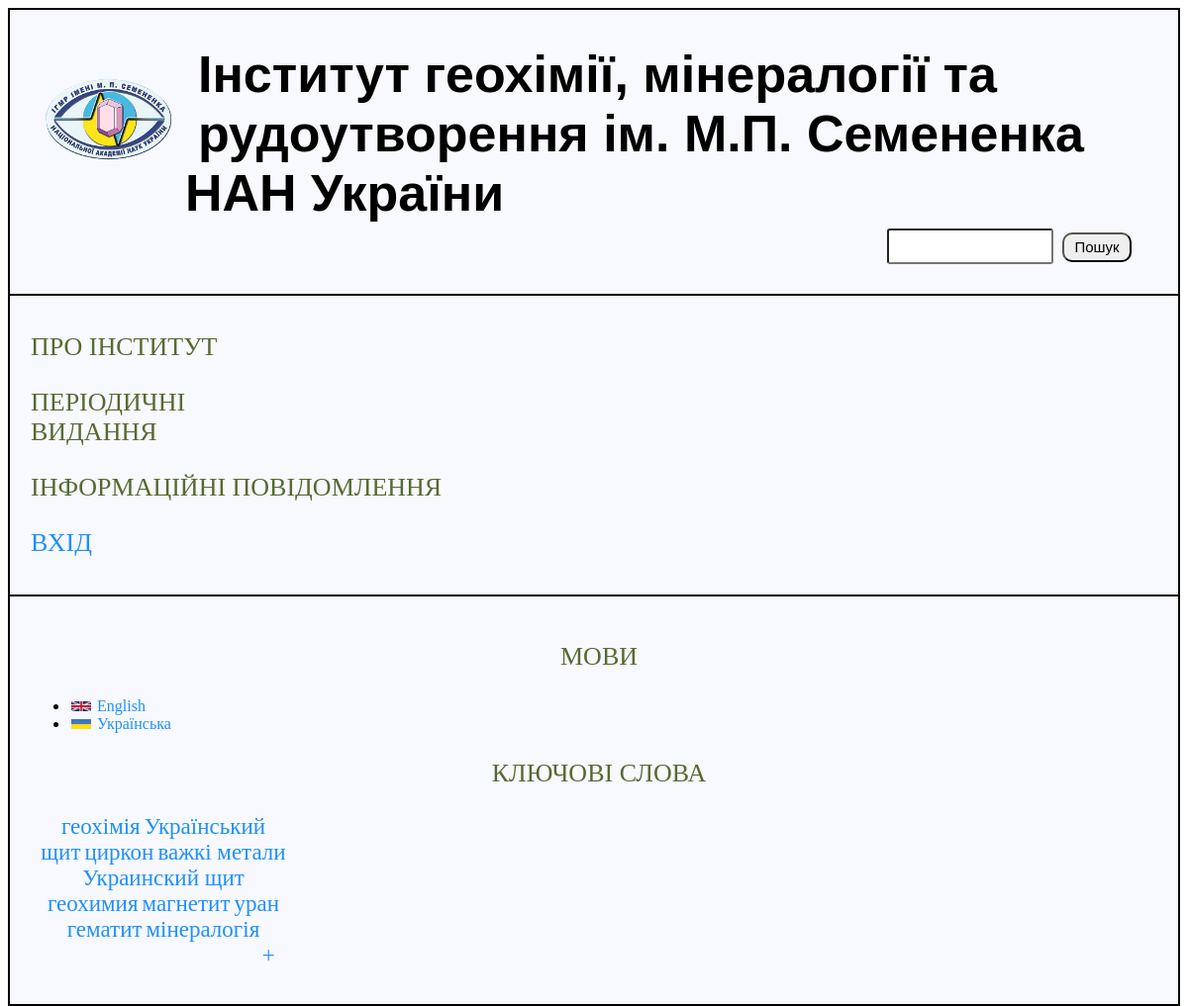
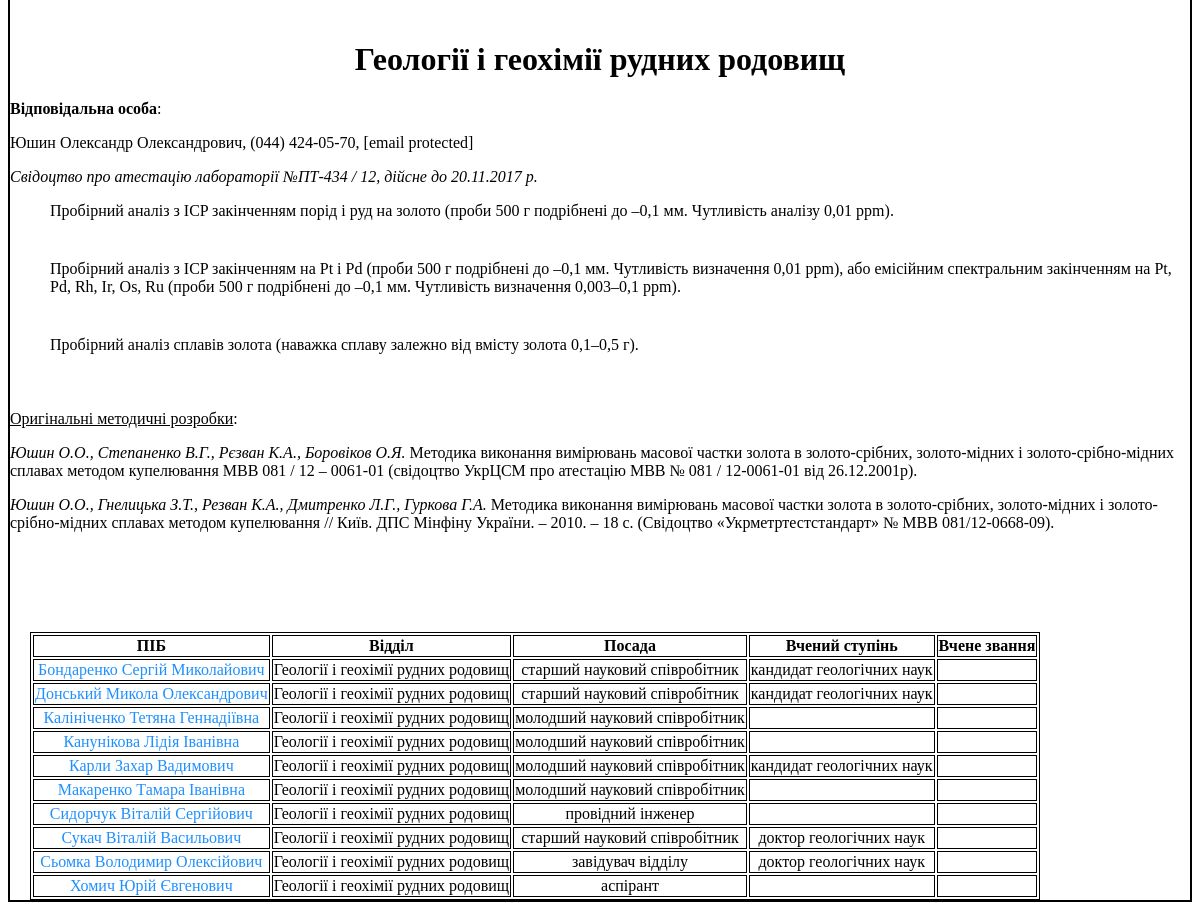
Screenshot of /view_section.php?id=2 with the database file from the repository (2 pictures, top to bottom).
### tables this page shows
CREATE TABLE `keywords` (
  `word_id` int(11) NOT NULL,
  `keyword` varchar(255) NOT NULL
);

CREATE TABLE `categories` (
  `id` tinyint(3) NOT NULL,
  `name` varchar(255) NOT NULL,
  `parent_id` tinyint(4) NOT NULL DEFAULT '0',
  `main` longtext NOT NULL,
  `p_a` varchar(255) NOT NULL
);

CREATE TABLE `employees` (
  `pid` int(11) NOT NULL,
  `PIB` varchar(255) NOT NULL,
  `section` varchar(255) NOT NULL,
  `post` varchar(255) NOT NULL,
  `degree` varchar(255) NOT NULL,
  `status` varchar(255) NOT NULL,
  `vid_id` int(11) NOT NULL,
  `pos_id` int(11) NOT NULL,
  `st_id` int(11) NOT NULL,
  `stat_id` int(11) NOT NULL,
  `visible` int(1) NOT NULL
);

### view_section.php (the view, shortened to what this page needs)
<?php
	$id = $_GET["id"];
?>
<!DOCTYPE html>
<html>
<head>
	<link rel="stylesheet" type="text/css" href="css/style.css">
	<link rel="stylesheet" type="text/css" href="css/reset.css">
</head>
<body>
	<div id="block-body">
	<header id="head">
		<div id="block-header">
			<?php
				include("include/block-header.php");
			?>
		</div>
	</header>
	<div id="block-left">
		<?php
			include("include/block-left.php");
		?>
	</div>
	<div id="block-right">
		<?php
			include("include/block-right.php");
		?>
	</div>
	<div id="block-content">
		<?php
		$result = mysql_query("SELECT * FROM categories WHERE id='$id'",$link);
	 				if (mysql_num_rows($result) > 0)
					{
 						$row = mysql_fetch_array($result);
 					do
 					{
					echo '
 						<h1>'.$row["name"].'</h1>
 						<a>'.$row["p_a"].'</a>
 						';
 					echo $row["main"];
 					}
    				while ($row = mysql_fetch_array($result));
				}
?>
<table id="table">
 			<thead>
	 		 	<tr>
	 				<th>ПІБ</th>
	 				<th>Відділ</th>
	 				<th>Посада</th>
	 				<th>Вчений ступінь</th>
	 				<th>Вчене звання</th>
	 			</tr>
 			</thead>
 			<tbody>
	 			<?php
	 				$result = mysql_query("SELECT * FROM  categories, employees WHERE categories.id = '$id' AND categories.name=employees.section",$link);
	 				if (mysql_num_rows($result) > 0)
					{
 						$row = mysql_fetch_array($result);
 					do
 					{
 						echo
 						'
 						<tr>
 							<td><a href="view_employee.php?pid='.$row["pid"].'&PIB='.$row["PIB"].'">'.$row["PIB"].'</a></td>
 							<td>'.$row["section"].'</td>
 							<td>'.$row["post"].'</td>
 							<td>'.$row["degree"].'</td>
 							<td>'.$row["status"].'</td>
 						</tr>
 						';
 					}
    				while ($row = mysql_fetch_array($result));
				}
	 			?>
 			</tbody>
 		</table>
	</div>
	</div>
</body>
</html>

### include/block-right.php (shortened to what this page needs)
<link rel="stylesheet" type="text/css" href="css/style.css">
<link rel="stylesheet" type="text/css" href="css/reset.css">
<div class="center">
    <p class="zaglavie">МОВИ</p>
<ul class="listik">
    <li><img src="img/uk.gif" class="lang"><a href="">English</a></li>
    <li><img src="img/ua.gif" class="lang"><a href="">Українська</a></li>
</ul>
<p class="zaglavie">КЛЮЧОВІ СЛОВА</p>
<p class="words">
    <?php
    $result=mysql_query("SELECT * FROM  keywords LIMIT 10");
        if (mysql_num_rows($result) > 0)
        {
            $row = mysql_fetch_array($result);
                do
                {
                    echo
                    '
                        <a href="view_keywords.php?keyword='.$row["keyword"].'">'.$row["keyword"].'</a>
                    ';
                }
            while ($row = mysql_fetch_array($result));
        }
    ?>
    <br>
        <a class="plus" href="keywords.php">+</a>
</p>
</div>

### css/style.css (style rules this page uses)
#block-body { background-color: #F8F8FF; max-width: 100%; margin: 0 auto; border: 1px solid; }
header { max-width: 100%; border: 1px solid; }
p.zaglavie { color: #556B2F; font-weight: normal; font-size: 26px; font-family: 'Georgia'; margin-left: 10px; }
#block-content { border: 1px solid; background-color: white; }
#block-content h1 { text-align: center; padding-top: 20px; }
.words { margin-left: 10px; width: 250px; }
.words a { text-decoration: none; color: #1E90FF; font-size: 23px; }
.lang { margin-left: 2px; }
.listik li { text-align: left; }
.listik img { width: 20px; height: 10px; margin-right: 6px; }
#table { margin-top: 100px; margin-left: 20px; margin-right: 60px; text-align: center; }
#table, #table tr, #table th, #table td, #table-1, #table-1 tr, #table-1 td { border: 1px solid; }
#block-content ul li { display: inline-block; margin-bottom: 40px; }
.plus { margin-left: 85%; }
#block-left { border: 1px solid; text-align: left; padding: 11px; }
#block-right { border: 1px solid; padding: 20px; }
.center { text-align: center; }

### rows the page displays
keywords: keyword "геохімія"
keywords: keyword "Український щит"
keywords: keyword "циркон"
keywords: keyword "важкі метали"
keywords: keyword "Украинский щит"
keywords: keyword "геохимия"
keywords: keyword "магнетит"
keywords: keyword "уран"
keywords: keyword "гематит"
keywords: keyword "мінералогія"
categories: name "Геології і геохімії рудних родовищ", main "Відповідальна особа : Юшин Олександр Олександрович, (044) 424-05-70, [email protected] Свідоцтво про атестацію лабораторії №ПТ-434 / 12, дійсне до 20.11.2017 р. Пробірний аналіз з ICP закінченням порід і руд на золото (проби 500 г подрібнені до –0,1 мм. Чутливість аналізу 0,01 ppm). Пробірний аналіз з ICP закінченням на Pt і Pd (проби 500 г подрібнені до –0,1 мм. Чутливість визначення 0,01 ppm), або емісійним спектральним закінченням на Pt, Pd, Rh, Ir, Os, Ru (проби 500 г подрібнені до –0,1 мм. Чутливість визначення 0,003–0,1 ppm). Пробірний аналіз сплавів золота (наважка сплаву залежно від вмісту золота 0,1–0,5 г). Оригінальні методичні розробки : Юшин О.О., Степаненко В.Г., Рєзван К.А.,…", employees.PIB "Бондаренко Сергій Миколайович", employees.section "Геології і геохімії рудних родовищ", employees.post "старший науковий співробітник", employees.degree "кандидат геологічних наук", employees.PIB "Донський Микола Олександрович", employees.PIB "Калініченко Тетяна Геннадіївна", employees.post "молодший науковий співробітник", employees.PIB "Канунікова Лідія Іванівна", employees.PIB "Карли Захар Вадимович", employees.PIB "Макаренко Тамара Іванівна", employees.PIB "Сидорчук Віталій Сергійович", employees.post "провідний інженер", employees.PIB "Сукач Віталій Васильович", employees.degree "доктор геологічних наук", employees.PIB "Сьомка Володимир Олексійович", employees.post "завідувач відділу", employees.PIB "Хомич Юрій Євгенович", employees.post "аспірант"
